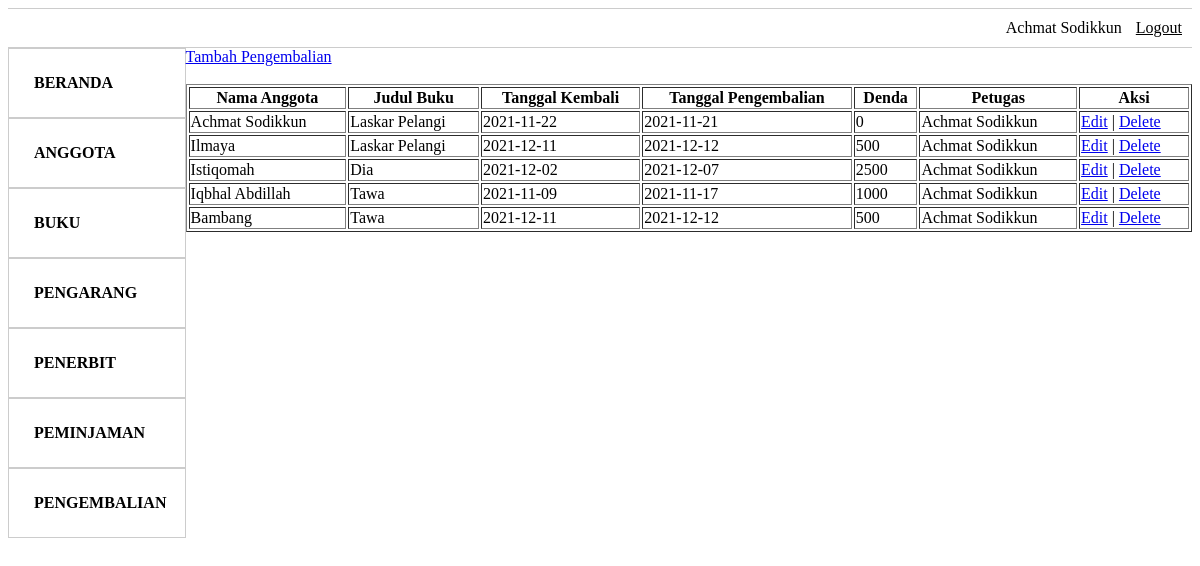
Page /admin/pengembalian.php (signed in) on the committed database.
### tables this page shows
CREATE TABLE `petugas` (
  `id` int(11) NOT NULL,
  `username` varchar(45) DEFAULT NULL,
  `password` varchar(45) DEFAULT NULL,
  `nama_petugas` varchar(100) DEFAULT NULL,
  `telp_petugas` varchar(12) DEFAULT NULL,
  `alamat_petugas` tinytext DEFAULT NULL
);

CREATE TABLE `buku` (
  `id_buku` int(11) NOT NULL,
  `judul` varchar(100) DEFAULT NULL,
  `tahun_terbit` int(11) DEFAULT NULL,
  `jumlah` int(11) DEFAULT NULL,
  `isbn` varchar(45) DEFAULT NULL,
  `pengarang_id` int(11) NOT NULL,
  `penerbit_id` int(11) NOT NULL
);

CREATE TABLE `anggota` (
  `id_anggota` int(11) NOT NULL,
  `nama_anggota` varchar(100) DEFAULT NULL,
  `jenis_kelamin` enum('L','P') DEFAULT NULL,
  `status` varchar(25) DEFAULT NULL,
  `alamat_anggota` tinytext DEFAULT NULL,
  `telp_anggota` varchar(12) DEFAULT NULL
);

CREATE TABLE `peminjaman` (
  `id_peminjaman` int(11) NOT NULL,
  `tanggal_pinjam` date DEFAULT NULL,
  `tanggal_kembali` date DEFAULT NULL,
  `anggota_id` int(11) NOT NULL,
  `petugas_id` int(11) NOT NULL
);

CREATE TABLE `pengembalian` (
  `id_pengembalian` int(11) NOT NULL,
  `tanggal_pengembalian` date DEFAULT NULL,
  `denda` int(11) DEFAULT NULL,
  `peminjaman_id` int(11) NOT NULL,
  `anggota_id` int(11) NOT NULL,
  `petugas_id` int(11) NOT NULL
);

### admin/pengembalian.php (the view, shortened to what this page needs)
<html>
<head>
</head>
 <?php
        include("../koneksi.php");
        $user = $_SESSION['username'];
        $data = mysqli_query($mysqli, "SELECT * FROM petugas WHERE username = '$user'");
        $tampil = mysqli_fetch_array($data);
?>
<body>
<ul class="menu">
 <li><?php echo $tampil['nama_petugas']; ?></li>
  <li><a href="../logout.php">Logout</a></li>
</ul>
<ul class="sidebar">
    <li><a href="index.php">Beranda</a></li>
    <li><a href="anggota.php">Anggota</a></li>
    <li><a href="buku.php">Buku</a></li>
    <li><a href="pengarang.php">Pengarang</a></li>
    <li><a href="penerbit.php">Penerbit</a></li>
    <li><a href="peminjaman.php">Peminjaman</a></li>
    <li><a href="pengembalian.php">Pengembalian</a></li>
  </ul>
  <div class= "tabel">
  <a href="tambah_pengembalian.php">Tambah Pengembalian</a><br/><br/>
    <table width='100%' border=1 align = center>
    <tr>
        <th>Nama Anggota</th> <th>Judul Buku</th> <th>Tanggal Kembali</th> <th>Tanggal Pengembalian</th> <th>Denda</th> <th>Petugas</th><th>Aksi</th>
    </tr>
    <?php
    $data = mysqli_query($mysqli, "SELECT b.judul,b.id_buku,a.id_anggota,a.nama_anggota,t.id,t.nama_petugas,p.tanggal_kembali,p.id_peminjaman,k.tanggal_pengembalian, k.denda, k.id_pengembalian FROM(((pengembalian k INNER JOIN anggota a ON k.anggota_id = a.id_anggota) INNER JOIN petugas t ON k.petugas_id = t.id) INNER JOIN peminjaman p ON k.peminjaman_id = p.id_peminjaman),pengembalian_detail d,buku b WHERE d.buku_id=b.id_buku AND d.pengembalian_id=k.id_pengembalian;");
    while($tampil = mysqli_fetch_array($data)) {
        echo "<td>".$tampil['nama_anggota']."</td>";
        echo "<td>".$tampil['judul']."</td>";
        echo "<td>".$tampil['tanggal_kembali']."</td>";
        echo "<td>".$tampil['tanggal_pengembalian']."</td>";
        echo "<td>".$tampil['denda']."</td>";
        echo "<td>".$tampil['nama_petugas']."</td>";
        echo "<td><a href='edit_pengembalian.php?id=$tampil[id_pengembalian]'>Edit</a> | <a href='delete_pengembalian.php?id=$tampil[id_pengembalian]'>Delete</a></td></tr>";
    }
    ?>
    </table>
</div>
</body>
</html>

### admin/pengembalian.php (style rules this page uses)
.menu { border:1px solid #ccc; border-width:1px 0; list-style:none; margin:0; padding:0; text-align:right; }
.menu li { display:inline; }
.menu a { display:inline-block; padding:10px; color:black; }
.sidebar { margin:0; padding:0; height: 100vh; width: 15%; list-style: none; float: left; }
.sidebar li a { display: block; padding: 25px; text-decoration: none; color: black; font-weight: bold; text-transform: uppercase; border: 1px solid #ccc; }
.tabel { width: 85%; float: right; }

### rows in the picture
petugas: nama_petugas "Achmat Sodikkun"
buku: anggota.nama_anggota "Achmat Sodikkun", judul "Laskar Pelangi", peminjaman.tanggal_kembali "2021-11-22", pengembalian.tanggal_pengembalian "2021-11-21", pengembalian.denda "0", petugas.nama_petugas "Achmat Sodikkun", anggota.nama_anggota "Ilmaya", peminjaman.tanggal_kembali "2021-12-11", pengembalian.tanggal_pengembalian "2021-12-12", pengembalian.denda "500"
buku: anggota.nama_anggota "Istiqomah", judul "Dia", peminjaman.tanggal_kembali "2021-12-02", pengembalian.tanggal_pengembalian "2021-12-07", pengembalian.denda "2500", petugas.nama_petugas "Achmat Sodikkun"
buku: anggota.nama_anggota "Iqbhal Abdillah", judul "Tawa", peminjaman.tanggal_kembali "2021-11-09", pengembalian.tanggal_pengembalian "2021-11-17", pengembalian.denda "1000", petugas.nama_petugas "Achmat Sodikkun", anggota.nama_anggota "Bambang", peminjaman.tanggal_kembali "2021-12-11", pengembalian.tanggal_pengembalian "2021-12-12", pengembalian.denda "500"
